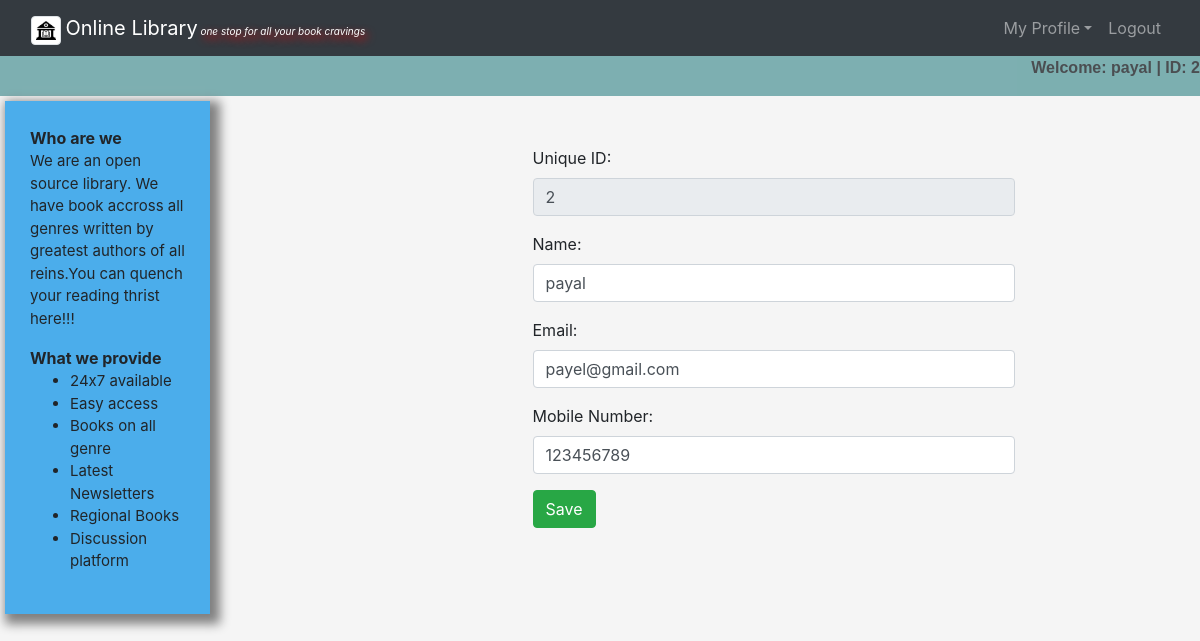
Screenshot of /edit_profile.php (signed in) with the database file from the repository.
### tables this page shows
CREATE TABLE `user` (
  `unid` int(20) NOT NULL,
  `name` varchar(20) NOT NULL,
  `email` varchar(50) NOT NULL,
  `password` varchar(20) NOT NULL,
  `Mobile` varchar(12) NOT NULL
);

### edit_profile.php (the view, shortened to what this page needs)
<?php
    require("us_common.php");
    $connection = mysqli_connect("localhost:3060","root","");
    $unid="";
    $name="";
    $email="";
    $mobno="";
	$query = "select * from user where unid = '$_SESSION[unid]'";
	$query_run = mysqli_query($connection,$query);
    while ($row = mysqli_fetch_assoc($query_run)){
        $unid= $row['unid'];
        $name= $row['name'];
        $email= $row['email'];
        $mobno= $row['Mobile'];
    }
?>
<!DOCTYPE html>
<html>
   <body>
            <div class="col-md-3 col-sm-12"></div>
            <div class="col-md-5 col-sm-12">
                   <form action="update.php" id=prof-form method="post">
                   <div class="form-group">
                            <label>Unique ID:</label>
                            <input type="text" class="form-control" value="<?php echo $unid;?>" name="unid" disabled>
                        </div>
                        <div class="form-group">
                            <label>Name:</label>
                            <input type="text" class="form-control" value="<?php echo $name;?>" name="name">
                        </div>
                        <div class="form-group">
                            <label>Email:</label>
                            <input type="text" class="form-control" value="<?php echo $email;?>" name="email">
                        </div>
                        <div class="form-group">
                            <label>Mobile Number:</label>
                            <input type="text" class="form-control" value="<?php echo $mobno;?>" name="mobile">
                        </div>
                        <button class="btn btn-success" type="submit" name="update">Save</button>
                   </form>
            </div>
    </body>
</html>

### style1.css (style rules this page uses)
body { background-color: whitesmoke; }
#prof-form { margin-top: 50px; }

### rows the page displays
user: unid "2", name "payal", email "payel@gmail.com", mobile "123456789"

### other values shown
$_SESSION['name'] "payal"
$_SESSION['unid'] "2"
